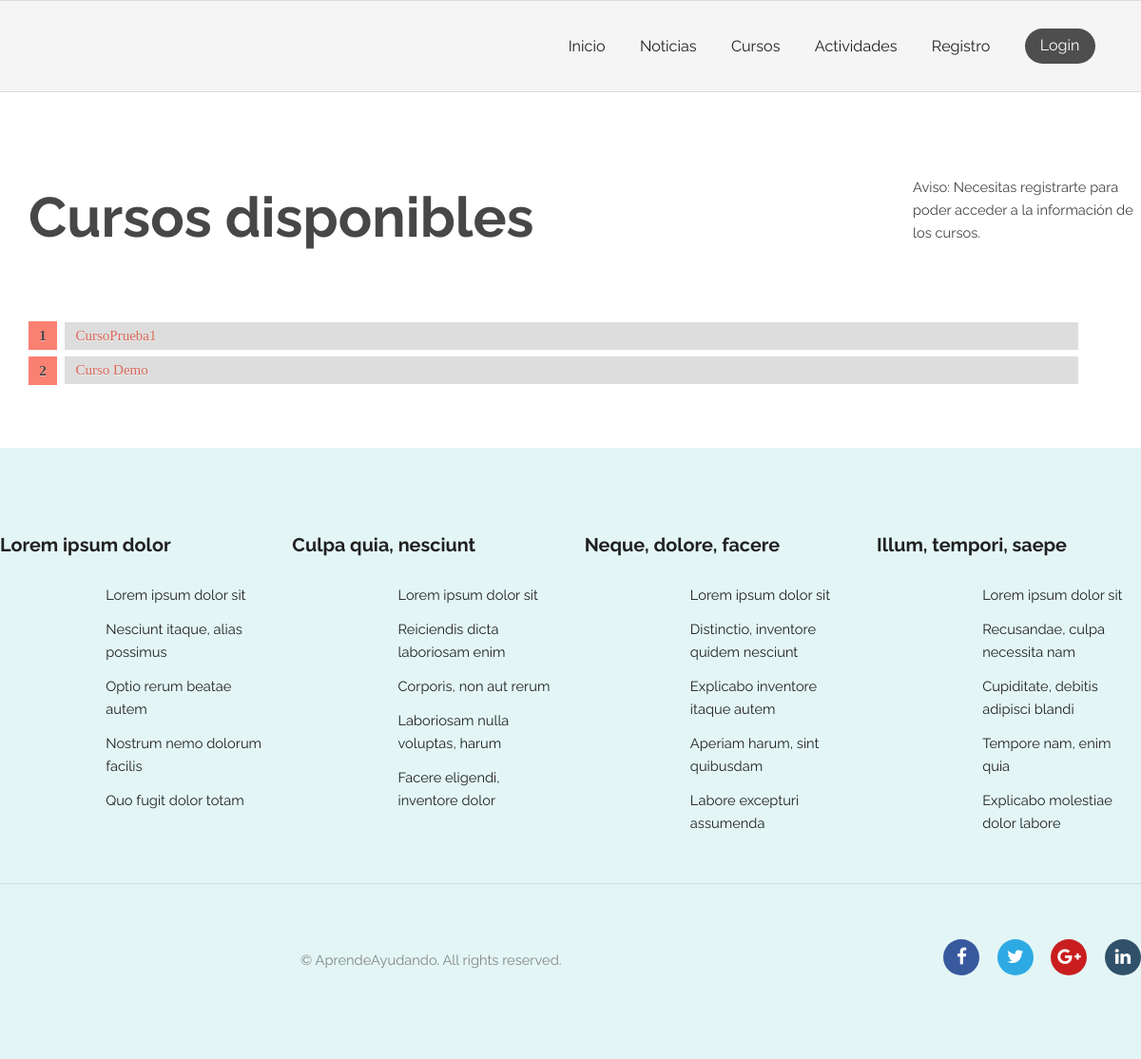
Page /courses/ on the earlier database version.
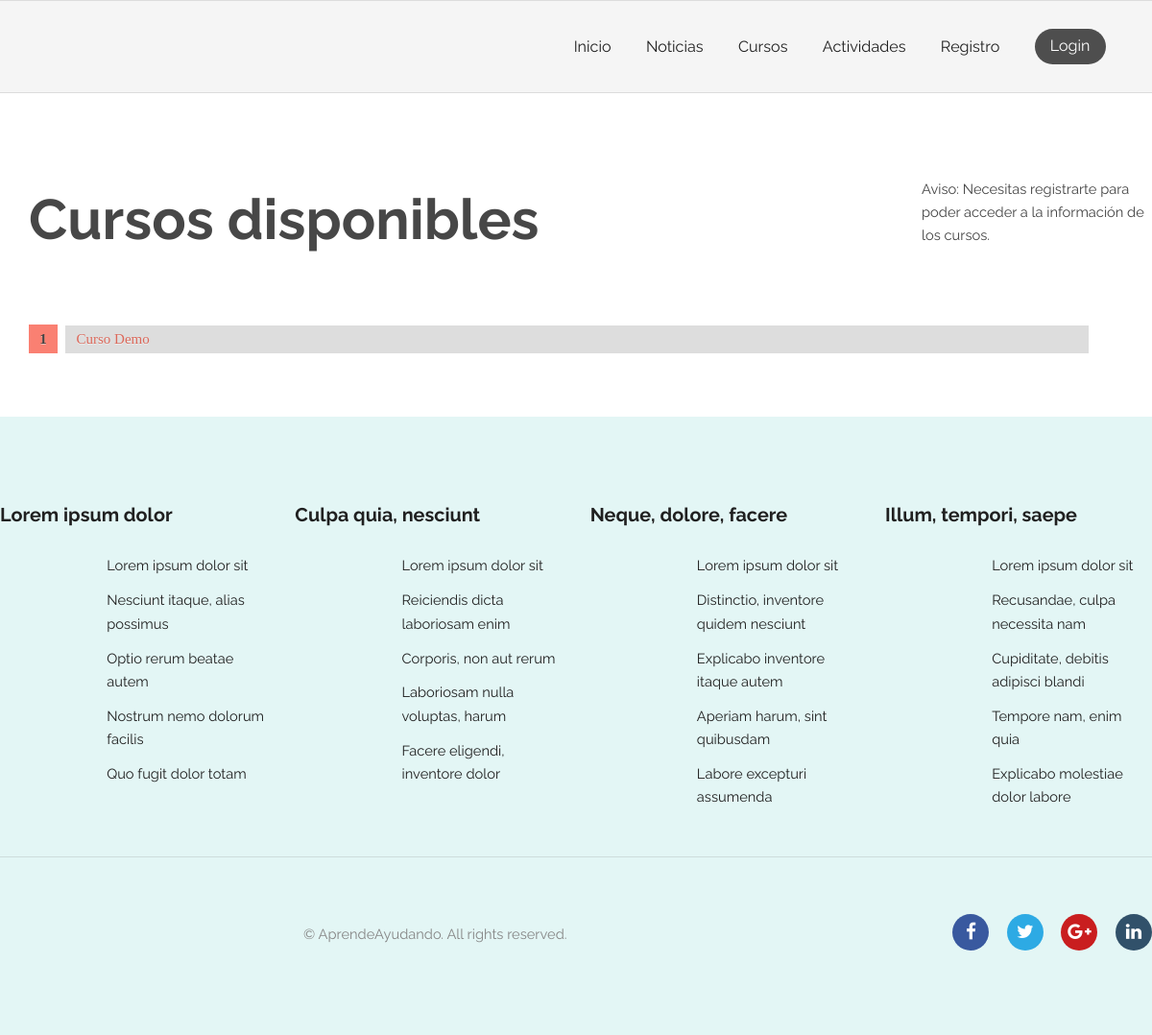
Same page on the later database version.
### courses/models.py (models this page shows, shortened)
class Course(models.Model):
    title = models.CharField(max_length=200)
    pub_date = models.DateTimeField(verbose_name="date published", auto_now_add=True)
    enrolled_users = models.ManyToManyField(get_user_model(), related_name="courses", blank=True)
    banned_users = models.ManyToManyField(get_user_model(), related_name="coursesBanned", blank=True)
    teacher = models.ForeignKey(get_user_model(), null=True, on_delete=models.CASCADE, limit_choices_to={'groups__name':'Profesor'})
    description = models.CharField(max_length=1000, blank=True)
    class Meta:
        verbose_name = "Curso"
        verbose_name_plural = "Cursos"

### courses/views.py (the view)
# urls.py: path('', views.index, name='index'), # /activity/
def index(request):
    courseList = Course.objects.order_by('-pub_date')[:5]
    is_teacher = False
    if request.user.has_perm('courses.add_course'):
        is_teacher = True
    context = {
        'courseList': courseList,
        'is_teacher': is_teacher,
        'filtered_by_enrolled': False
    }
    return render(request, 'courses/index.html', context)

### AprendeAyudando/templatetags/auth_extras.py (called while the page is built)
@register.filter(name='has_group')
def has_group(user, group_name):
    try:
        group = Group.objects.get(name=group_name)
        return True if group in user.groups.all() else False
    except Group.DoesNotExist:
        return False

@register.filter(name='is_guest')
def is_guest(user):
    return not user.is_authenticated

@register.filter(name='is_owner')
def is_owner(user, request_user):
    return True if user==request_user else False

### AprendeAyudando/templates/courses/index.html (shortened to what this page needs)
{% extends "registration/base.html" %}
{% block content %}
<section class="wrapper login">
    {% load static %}
    {% load auth_extras %}
    <link rel="stylesheet" type="text/css" href="{% static 'courses/style.css' %}">
    <div class="container 100%">
        <div class="courseElement">
            <div class="courseElementLeft">
                {% if filtered_by_enrolled %}
                    <h2 class="courseTitle">Tus cursos</h2>
                {% else %}
                    <h2 class="courseTitle">Cursos disponibles</h2>
                {% endif %}
            </div>
            <div class="courseElementRight">
                {% if is_teacher %}
                    <a style="margin-top: 25px;" href="{% url 'courses:create' %}" class="button pink">Añadir curso</a>
                {% elif user|has_group:"EntidadPublicoPrivada" %}
                    <p>Aviso: Necesitas ser Estudiante para poder acceder a la información de los cursos.</p>
                {% elif user|is_guest %}
                    <p>Aviso: Necesitas registrarte para poder acceder a la información de los cursos.</p>
                {% endif %}
            </div>
            <div class="courseElementContent">
                {% if courseList %}
                <ol id="prettyList" style="width:92%;">
                    {% for course in courseList %}
                        {% if user|is_owner:course.teacher or user|has_group:"Estudiante" or user.is_superuser %}
                            <li id="prettyListItem"><a href="{% url 'courses:join' course.id %}">{{ course.title }}</a></li>
                        {% else %}
                            <li id="prettyListItem"><span style="color:#db685a;">{{ course.title }}</span></li>
                        {% endif %}
                    {% endfor %}
                </ol>
                {% else %}
                    <p>Lo sentimos, no hay cursos disponibles.</p>
                {% endif %}
            </div>
        </div>
    </div>
</section>
{% endblock %}

Differences in the rows shown:
removed Course: title "CursoPrueba1"
